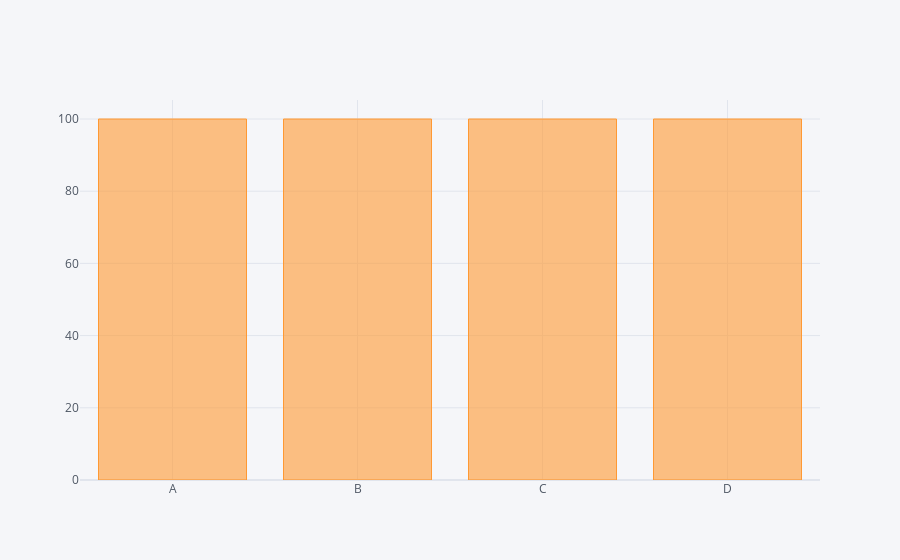

Notebook code for this chart:
### Code cell
df.count().iplot(kind='bar')

### Figure 1 — Plotly figure (JSON) as saved in the notebook; plotly's stock layout.template omitted (floating-point values rounded to 4 significant figures)
{"data": [{"marker": {"color": "rgba(255, 153, 51, 0.6)", "line": {"color": "rgba(255, 153, 51, 1.0)", "width": 1}}, "name": "None", "orientation": "v", "text": "", "type": "bar", "x": ["A", "B", "C", "D"], "y": [100, 100, 100, 100]}], "layout": {"legend": {"bgcolor": "#F5F6F9", "font": {"color": "#4D5663"}}, "paper_bgcolor": "#F5F6F9", "plot_bgcolor": "#F5F6F9", "title": {"font": {"color": "#4D5663"}}, "xaxis": {"gridcolor": "#E1E5ED", "showgrid": true, "tickfont": {"color": "#4D5663"}, "title": {"font": {"color": "#4D5663"}, "text": ""}, "zerolinecolor": "#E1E5ED"}, "yaxis": {"gridcolor": "#E1E5ED", "showgrid": true, "tickfont": {"color": "#4D5663"}, "title": {"font": {"color": "#4D5663"}, "text": ""}, "zerolinecolor": "#E1E5ED"}}}
